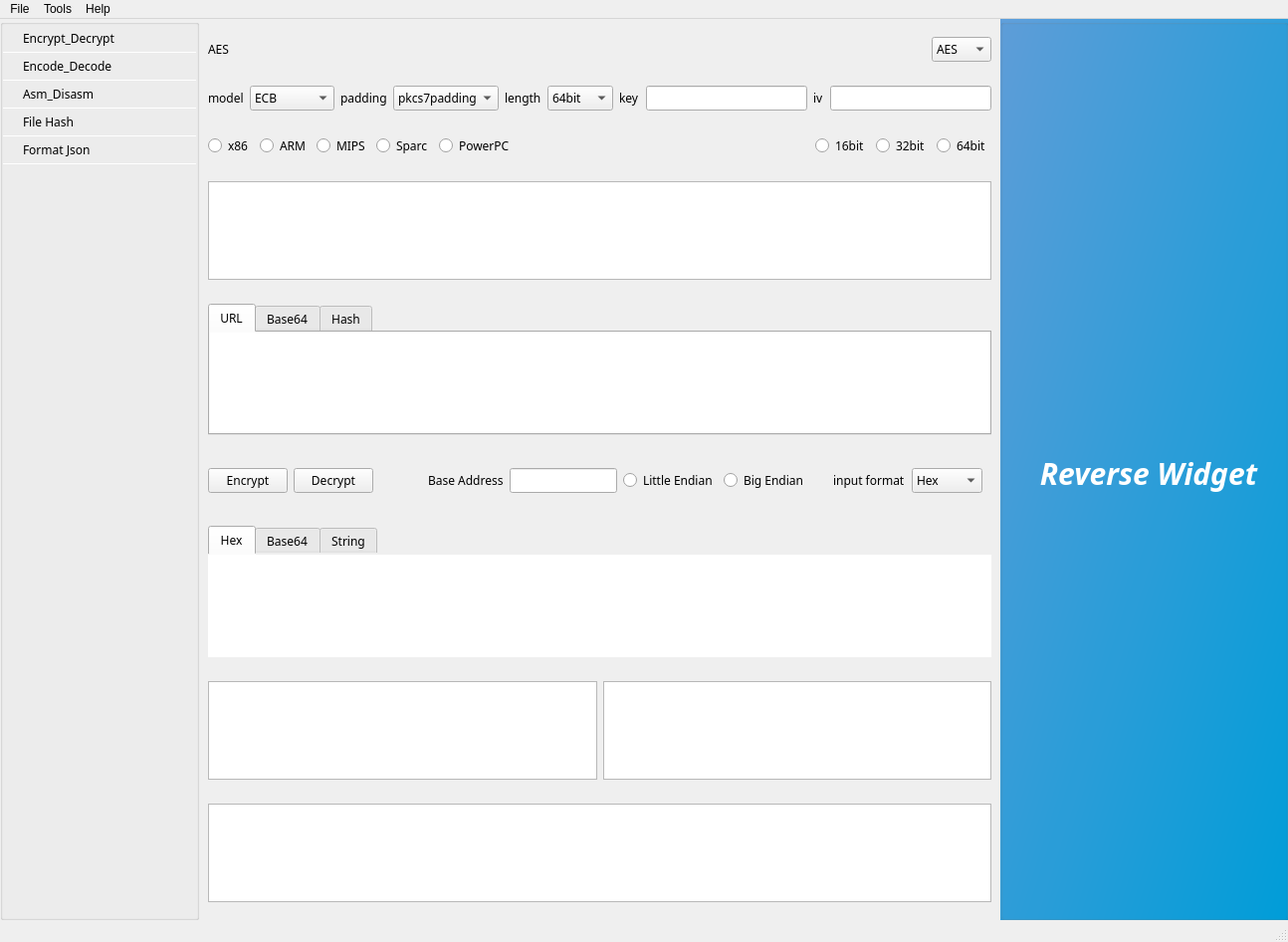
<?xml version="1.0" encoding="UTF-8"?>
<ui version="4.0">
 <class>MainWindow</class>
 <widget class="QMainWindow" name="MainWindow">
  <property name="windowModality">
   <enum>Qt::NonModal</enum>
  </property>
  <property name="enabled">
   <bool>true</bool>
  </property>
  <property name="geometry">
   <rect>
    <x>0</x>
    <y>0</y>
    <width>1294</width>
    <height>946</height>
   </rect>
  </property>
  <property name="baseSize">
   <size>
    <width>0</width>
    <height>0</height>
   </size>
  </property>
  <property name="windowTitle">
   <string>Reverse Widget</string>
  </property>
  <property name="windowIcon">
   <iconset>
    <normaloff>resources/pictures/hacker.png</normaloff>resources/pictures/hacker.png</iconset>
  </property>
  <property name="layoutDirection">
   <enum>Qt::LeftToRight</enum>
  </property>
  <property name="autoFillBackground">
   <bool>false</bool>
  </property>
  <widget class="QWidget" name="centralwidget">
   <property name="font">
    <font>
     <family>微软雅黑</family>
    </font>
   </property>
   <layout class="QHBoxLayout" name="horizontalLayout">
    <property name="spacing">
     <number>0</number>
    </property>
    <property name="leftMargin">
     <number>0</number>
    </property>
    <property name="topMargin">
     <number>0</number>
    </property>
    <property name="rightMargin">
     <number>0</number>
    </property>
    <property name="bottomMargin">
     <number>0</number>
    </property>
    <item>
     <widget class="QGroupBox" name="gridGroupBox">
      <property name="minimumSize">
       <size>
        <width>200</width>
        <height>0</height>
       </size>
      </property>
      <property name="maximumSize">
       <size>
        <width>400</width>
        <height>16777215</height>
       </size>
      </property>
      <property name="font">
       <font>
        <family>微软雅黑</family>
       </font>
      </property>
      <property name="styleSheet">
       <string notr="true">QPushButton{
	text-align:left;
    text-decoration:none;
    /* background:#ffffff; */
    /* color:#000000; */

    padding: 5px 10px 5px 20px;
    font-weight:light;
    border-radius:0px;
	border:2px solid #ffffff;
	border-top-width: 0px;
	border-bottom-width: 1px;
	border-left-width: 0px;
	border-right-width: 0px;
}
QPushButton::checked,QToolButton::checked{
	background-image: url(&quot;ui/resources/pictures/blue_menu.png&quot;);
	color:#ffffff;
	font-weight: bold;
}</string>
      </property>
      <property name="flat">
       <bool>false</bool>
      </property>
      <layout class="QVBoxLayout" name="verticalLayout_2">
       <property name="spacing">
        <number>0</number>
       </property>
       <property name="leftMargin">
        <number>0</number>
       </property>
       <property name="topMargin">
        <number>0</number>
       </property>
       <property name="rightMargin">
        <number>0</number>
       </property>
       <property name="bottomMargin">
        <number>0</number>
       </property>
       <item>
        <widget class="QPushButton" name="cryptButton">
         <property name="font">
          <font>
           <family>微软雅黑</family>
           <underline>false</underline>
           <strikeout>false</strikeout>
          </font>
         </property>
         <property name="focusPolicy">
          <enum>Qt::NoFocus</enum>
         </property>
         <property name="layoutDirection">
          <enum>Qt::LeftToRight</enum>
         </property>
         <property name="styleSheet">
          <string notr="true"/>
         </property>
         <property name="text">
          <string>Encrypt_Decrypt</string>
         </property>
         <property name="icon">
          <iconset>
           <normaloff>resources/pictures/encrypt.png</normaloff>resources/pictures/encrypt.png</iconset>
         </property>
         <property name="iconSize">
          <size>
           <width>35</width>
           <height>35</height>
          </size>
         </property>
         <property name="checkable">
          <bool>true</bool>
         </property>
         <property name="autoExclusive">
          <bool>true</bool>
         </property>
        </widget>
       </item>
       <item>
        <widget class="QPushButton" name="codeButton">
         <property name="font">
          <font>
           <family>微软雅黑</family>
           <underline>false</underline>
           <strikeout>false</strikeout>
          </font>
         </property>
         <property name="focusPolicy">
          <enum>Qt::NoFocus</enum>
         </property>
         <property name="styleSheet">
          <string notr="true"/>
         </property>
         <property name="text">
          <string>Encode_Decode</string>
         </property>
         <property name="icon">
          <iconset>
           <normaloff>resources/pictures/code.png</normaloff>resources/pictures/code.png</iconset>
         </property>
         <property name="iconSize">
          <size>
           <width>35</width>
           <height>35</height>
          </size>
         </property>
         <property name="checkable">
          <bool>true</bool>
         </property>
         <property name="autoExclusive">
          <bool>true</bool>
         </property>
        </widget>
       </item>
       <item>
        <widget class="QPushButton" name="asmButton">
         <property name="font">
          <font>
           <family>微软雅黑</family>
           <underline>false</underline>
           <strikeout>false</strikeout>
          </font>
         </property>
         <property name="focusPolicy">
          <enum>Qt::NoFocus</enum>
         </property>
         <property name="styleSheet">
          <string notr="true"/>
         </property>
         <property name="text">
          <string>Asm_Disasm</string>
         </property>
         <property name="icon">
          <iconset>
           <normaloff>resources/pictures/asm.png</normaloff>resources/pictures/asm.png</iconset>
         </property>
         <property name="iconSize">
          <size>
           <width>35</width>
           <height>35</height>
          </size>
         </property>
         <property name="checkable">
          <bool>true</bool>
         </property>
         <property name="autoExclusive">
          <bool>true</bool>
         </property>
         <property name="autoRepeatDelay">
          <number>300</number>
         </property>
         <property name="autoRepeatInterval">
          <number>100</number>
         </property>
        </widget>
       </item>
       <item>
        <widget class="QPushButton" name="hashButton">
         <property name="font">
          <font>
           <family>微软雅黑</family>
           <underline>false</underline>
           <strikeout>false</strikeout>
          </font>
         </property>
         <property name="focusPolicy">
          <enum>Qt::NoFocus</enum>
         </property>
         <property name="text">
          <string>File Hash</string>
         </property>
         <property name="icon">
          <iconset>
           <normaloff>resources/pictures/md5.png</normaloff>resources/pictures/md5.png</iconset>
         </property>
         <property name="iconSize">
          <size>
           <width>35</width>
           <height>35</height>
          </size>
         </property>
         <property name="checkable">
          <bool>true</bool>
         </property>
         <property name="autoExclusive">
          <bool>true</bool>
         </property>
        </widget>
       </item>
       <item>
        <widget class="QPushButton" name="formatButton">
         <property name="font">
          <font>
           <family>微软雅黑</family>
           <underline>false</underline>
           <strikeout>false</strikeout>
          </font>
         </property>
         <property name="focusPolicy">
          <enum>Qt::NoFocus</enum>
         </property>
         <property name="text">
          <string>Format Json</string>
         </property>
         <property name="icon">
          <iconset>
           <normaloff>resources/pictures/json-file.png</normaloff>resources/pictures/json-file.png</iconset>
         </property>
         <property name="iconSize">
          <size>
           <width>35</width>
           <height>35</height>
          </size>
         </property>
         <property name="checkable">
          <bool>true</bool>
         </property>
         <property name="autoExclusive">
          <bool>true</bool>
         </property>
        </widget>
       </item>
       <item>
        <spacer name="verticalSpacer_3">
         <property name="orientation">
          <enum>Qt::Vertical</enum>
         </property>
         <property name="sizeHint" stdset="0">
          <size>
           <width>20</width>
           <height>40</height>
          </size>
         </property>
        </spacer>
       </item>
      </layout>
     </widget>
    </item>
    <item>
     <widget class="QGroupBox" name="formGroupBox">
      <property name="font">
       <font>
        <family>微软雅黑</family>
       </font>
      </property>
      <property name="styleSheet">
       <string notr="true">QGroupBox {
	border: 0px;
}</string>
      </property>
      <layout class="QVBoxLayout" name="verticalLayout">
       <property name="leftMargin">
        <number>0</number>
       </property>
       <property name="rightMargin">
        <number>0</number>
       </property>
       <item>
        <widget class="QGroupBox" name="cryptGroupBox">
         <property name="title">
          <string/>
         </property>
         <property name="flat">
          <bool>false</bool>
         </property>
         <layout class="QHBoxLayout" name="horizontalLayout_4">
          <item>
           <widget class="QLabel" name="nameLable">
            <property name="font">
             <font>
              <family>微软雅黑</family>
             </font>
            </property>
            <property name="text">
             <string>AES</string>
            </property>
           </widget>
          </item>
          <item>
           <spacer name="horizontalSpacer_2">
            <property name="orientation">
             <enum>Qt::Horizontal</enum>
            </property>
            <property name="sizeHint" stdset="0">
             <size>
              <width>40</width>
              <height>20</height>
             </size>
            </property>
           </spacer>
          </item>
          <item>
           <widget class="QComboBox" name="choiceAlgorithm">
            <property name="font">
             <font>
              <family>微软雅黑</family>
             </font>
            </property>
            <item>
             <property name="text">
              <string>AES</string>
             </property>
            </item>
            <item>
             <property name="text">
              <string>DES</string>
             </property>
            </item>
            <item>
             <property name="text">
              <string>3DES</string>
             </property>
            </item>
            <item>
             <property name="text">
              <string>RC2</string>
             </property>
            </item>
           </widget>
          </item>
         </layout>
        </widget>
       </item>
       <item>
        <widget class="QGroupBox" name="cryptGroupBox2">
         <property name="title">
          <string/>
         </property>
         <layout class="QHBoxLayout" name="horizontalLayout_2">
          <item>
           <widget class="QLabel" name="patternLabel">
            <property name="font">
             <font>
              <family>微软雅黑</family>
             </font>
            </property>
            <property name="text">
             <string>model</string>
            </property>
           </widget>
          </item>
          <item>
           <widget class="QComboBox" name="modelComboBox">
            <property name="font">
             <font>
              <family>微软雅黑</family>
             </font>
            </property>
            <item>
             <property name="text">
              <string>ECB</string>
             </property>
            </item>
            <item>
             <property name="text">
              <string>CBC</string>
             </property>
            </item>
            <item>
             <property name="text">
              <string>CFB</string>
             </property>
            </item>
            <item>
             <property name="text">
              <string>Other</string>
             </property>
            </item>
            <item>
             <property name="text">
              <string>OFB</string>
             </property>
            </item>
            <item>
             <property name="text">
              <string>CTR</string>
             </property>
            </item>
            <item>
             <property name="text">
              <string>OPENPGP</string>
             </property>
            </item>
            <item>
             <property name="text">
              <string>CCM</string>
             </property>
            </item>
            <item>
             <property name="text">
              <string>EAX</string>
             </property>
            </item>
            <item>
             <property name="text">
              <string>SIV</string>
             </property>
            </item>
            <item>
             <property name="text">
              <string>GCM</string>
             </property>
            </item>
            <item>
             <property name="text">
              <string>OCB</string>
             </property>
            </item>
           </widget>
          </item>
          <item>
           <widget class="QLabel" name="paddingLabel">
            <property name="font">
             <font>
              <family>微软雅黑</family>
             </font>
            </property>
            <property name="text">
             <string>padding</string>
            </property>
           </widget>
          </item>
          <item>
           <widget class="QComboBox" name="paddingComboBox">
            <property name="font">
             <font>
              <family>微软雅黑</family>
             </font>
            </property>
            <item>
             <property name="text">
              <string>pkcs7padding</string>
             </property>
            </item>
            <item>
             <property name="text">
              <string>iso7816</string>
             </property>
            </item>
            <item>
             <property name="text">
              <string>ansix923</string>
             </property>
            </item>
           </widget>
          </item>
          <item>
           <widget class="QLabel" name="keyLabel_2">
            <property name="font">
             <font>
              <family>微软雅黑</family>
             </font>
            </property>
            <property name="text">
             <string>length</string>
            </property>
           </widget>
          </item>
          <item>
           <widget class="QComboBox" name="keySizeComboBox">
            <property name="font">
             <font>
              <family>微软雅黑</family>
             </font>
            </property>
            <item>
             <property name="text">
              <string>64bit</string>
             </property>
            </item>
            <item>
             <property name="text">
              <string>128bit</string>
             </property>
            </item>
            <item>
             <property name="text">
              <string>192bit</string>
             </property>
            </item>
            <item>
             <property name="text">
              <string>256bit</string>
             </property>
            </item>
           </widget>
          </item>
          <item>
           <widget class="QLabel" name="keyLabel">
            <property name="font">
             <font>
              <family>微软雅黑</family>
             </font>
            </property>
            <property name="text">
             <string>key</string>
            </property>
           </widget>
          </item>
          <item>
           <widget class="QLineEdit" name="lineEdit">
            <property name="font">
             <font>
              <family>微软雅黑</family>
             </font>
            </property>
           </widget>
          </item>
          <item>
           <widget class="QLabel" name="ivLabel">
            <property name="font">
             <font>
              <family>微软雅黑</family>
             </font>
            </property>
            <property name="text">
             <string>iv</string>
            </property>
           </widget>
          </item>
          <item>
           <widget class="QLineEdit" name="lineEdit_2">
            <property name="font">
             <font>
              <family>微软雅黑</family>
             </font>
            </property>
           </widget>
          </item>
         </layout>
        </widget>
       </item>
       <item>
        <widget class="QGroupBox" name="asmGroupBox">
         <property name="inputMethodHints">
          <set>Qt::ImhNone</set>
         </property>
         <property name="title">
          <string/>
         </property>
         <layout class="QHBoxLayout" name="horizontalLayout_10">
          <property name="leftMargin">
           <number>9</number>
          </property>
          <property name="topMargin">
           <number>9</number>
          </property>
          <property name="rightMargin">
           <number>9</number>
          </property>
          <property name="bottomMargin">
           <number>9</number>
          </property>
          <item>
           <widget class="QGroupBox" name="archGroupBox">
            <property name="font">
             <font>
              <family>微软雅黑</family>
             </font>
            </property>
            <property name="title">
             <string/>
            </property>
            <layout class="QHBoxLayout" name="horizontalLayout_11">
             <property name="leftMargin">
              <number>0</number>
             </property>
             <property name="topMargin">
              <number>0</number>
             </property>
             <property name="rightMargin">
              <number>0</number>
             </property>
             <property name="bottomMargin">
              <number>0</number>
             </property>
             <item>
              <widget class="QRadioButton" name="x86Button">
               <property name="font">
                <font>
                 <family>微软雅黑</family>
                </font>
               </property>
               <property name="text">
                <string>x86</string>
               </property>
              </widget>
             </item>
             <item>
              <widget class="QRadioButton" name="armButton">
               <property name="font">
                <font>
                 <family>微软雅黑</family>
                </font>
               </property>
               <property name="text">
                <string>ARM</string>
               </property>
              </widget>
             </item>
             <item>
              <widget class="QRadioButton" name="mipsButton">
               <property name="font">
                <font>
                 <family>微软雅黑</family>
                </font>
               </property>
               <property name="text">
                <string>MIPS</string>
               </property>
              </widget>
             </item>
             <item>
              <widget class="QRadioButton" name="sparcButton">
               <property name="font">
                <font>
                 <family>微软雅黑</family>
                </font>
               </property>
               <property name="text">
                <string>Sparc</string>
               </property>
              </widget>
             </item>
             <item>
              <widget class="QRadioButton" name="powerPcButton">
               <property name="font">
                <font>
                 <family>微软雅黑</family>
                </font>
               </property>
               <property name="text">
                <string>PowerPC</string>
               </property>
              </widget>
             </item>
            </layout>
           </widget>
          </item>
          <item>
           <spacer name="horizontalSpacer_3">
            <property name="orientation">
             <enum>Qt::Horizontal</enum>
            </property>
            <property name="sizeHint" stdset="0">
             <size>
              <width>40</width>
              <height>20</height>
             </size>
            </property>
           </spacer>
          </item>
          <item>
           <widget class="QGroupBox" name="modeGroupBox">
            <property name="title">
             <string/>
            </property>
            <layout class="QHBoxLayout" name="horizontalLayout_12">
             <property name="leftMargin">
              <number>0</number>
             </property>
             <property name="topMargin">
              <number>0</number>
             </property>
             <property name="rightMargin">
              <number>0</number>
             </property>
             <property name="bottomMargin">
              <number>0</number>
             </property>
             <item>
              <widget class="QRadioButton" name="mode16Button">
               <property name="font">
                <font>
                 <family>微软雅黑</family>
                </font>
               </property>
               <property name="text">
                <string>16bit</string>
               </property>
              </widget>
             </item>
             <item>
              <widget class="QRadioButton" name="mode32Button">
               <property name="font">
                <font>
                 <family>微软雅黑</family>
                </font>
               </property>
               <property name="text">
                <string>32bit</string>
               </property>
              </widget>
             </item>
             <item>
              <widget class="QRadioButton" name="mode64Button">
               <property name="font">
                <font>
                 <family>微软雅黑</family>
                </font>
               </property>
               <property name="text">
                <string>64bit</string>
               </property>
              </widget>
             </item>
            </layout>
           </widget>
          </item>
         </layout>
        </widget>
       </item>
       <item>
        <widget class="QGroupBox" name="inputGroupBox">
         <property name="title">
          <string/>
         </property>
         <layout class="QHBoxLayout" name="horizontalLayout_5">
          <item>
           <widget class="QPlainTextEdit" name="inputData">
            <property name="font">
             <font>
              <family>微软雅黑</family>
             </font>
            </property>
           </widget>
          </item>
         </layout>
        </widget>
       </item>
       <item>
        <widget class="QGroupBox" name="codeGroupBox">
         <property name="title">
          <string/>
         </property>
         <layout class="QHBoxLayout" name="horizontalLayout_16">
          <item>
           <widget class="QTabWidget" name="tabWidget_2">
            <property name="font">
             <font>
              <family>微软雅黑</family>
             </font>
            </property>
            <property name="styleSheet">
             <string notr="true"/>
            </property>
            <property name="currentIndex">
             <number>0</number>
            </property>
            <widget class="QWidget" name="urlTab">
             <property name="styleSheet">
              <string notr="true">border: 0px;</string>
             </property>
             <attribute name="title">
              <string>URL</string>
             </attribute>
             <layout class="QHBoxLayout" name="horizontalLayout_17">
              <property name="spacing">
               <number>0</number>
              </property>
              <property name="leftMargin">
               <number>0</number>
              </property>
              <property name="topMargin">
               <number>0</number>
              </property>
              <property name="rightMargin">
               <number>0</number>
              </property>
              <property name="bottomMargin">
               <number>0</number>
              </property>
              <item>
               <widget class="QTextEdit" name="urlTabText">
                <property name="font">
                 <font>
                  <family>微软雅黑</family>
                 </font>
                </property>
                <property name="styleSheet">
                 <string notr="true"/>
                </property>
                <property name="lineWidth">
                 <number>0</number>
                </property>
                <property name="cursorWidth">
                 <number>1</number>
                </property>
               </widget>
              </item>
             </layout>
            </widget>
            <widget class="QWidget" name="base64Tab_2">
             <property name="font">
              <font>
               <family>微软雅黑</family>
              </font>
             </property>
             <property name="styleSheet">
              <string notr="true">border: 0px;</string>
             </property>
             <attribute name="title">
              <string>Base64</string>
             </attribute>
             <layout class="QHBoxLayout" name="horizontalLayout_18">
              <property name="spacing">
               <number>0</number>
              </property>
              <property name="leftMargin">
               <number>0</number>
              </property>
              <property name="topMargin">
               <number>0</number>
              </property>
              <property name="rightMargin">
               <number>0</number>
              </property>
              <property name="bottomMargin">
               <number>0</number>
              </property>
              <item>
               <widget class="QTextEdit" name="base64TabText">
                <property name="font">
                 <font>
                  <family>微软雅黑</family>
                 </font>
                </property>
               </widget>
              </item>
             </layout>
            </widget>
            <widget class="QWidget" name="hashTab">
             <property name="font">
              <font>
               <family>微软雅黑</family>
              </font>
             </property>
             <property name="styleSheet">
              <string notr="true">border: 0px;</string>
             </property>
             <attribute name="title">
              <string>Hash</string>
             </attribute>
             <layout class="QHBoxLayout" name="horizontalLayout_20">
              <property name="leftMargin">
               <number>0</number>
              </property>
              <property name="topMargin">
               <number>0</number>
              </property>
              <property name="rightMargin">
               <number>0</number>
              </property>
              <property name="bottomMargin">
               <number>0</number>
              </property>
              <item>
               <widget class="QTextEdit" name="hashTabText">
                <property name="font">
                 <font>
                  <family>微软雅黑</family>
                 </font>
                </property>
               </widget>
              </item>
             </layout>
            </widget>
           </widget>
          </item>
         </layout>
        </widget>
       </item>
       <item>
        <widget class="QGroupBox" name="outputButtonBox">
         <property name="title">
          <string/>
         </property>
         <layout class="QHBoxLayout" name="horizontalLayout_3">
          <item>
           <widget class="QPushButton" name="outputButton_1">
            <property name="font">
             <font>
              <family>微软雅黑</family>
             </font>
            </property>
            <property name="text">
             <string>Encrypt</string>
            </property>
           </widget>
          </item>
          <item>
           <widget class="QPushButton" name="outputButton_2">
            <property name="font">
             <font>
              <family>微软雅黑</family>
             </font>
            </property>
            <property name="text">
             <string>Decrypt</string>
            </property>
           </widget>
          </item>
          <item>
           <spacer name="horizontalSpacer">
            <property name="orientation">
             <enum>Qt::Horizontal</enum>
            </property>
            <property name="sizeHint" stdset="0">
             <size>
              <width>40</width>
              <height>20</height>
             </size>
            </property>
           </spacer>
          </item>
          <item>
           <widget class="QGroupBox" name="asmEndian">
            <property name="title">
             <string/>
            </property>
            <layout class="QHBoxLayout" name="horizontalLayout_14">
             <item>
              <widget class="QLabel" name="label_2">
               <property name="font">
                <font>
                 <family>微软雅黑</family>
                </font>
               </property>
               <property name="text">
                <string>Base Address</string>
               </property>
              </widget>
             </item>
             <item>
              <widget class="QLineEdit" name="lineEditBaseAddr">
               <property name="font">
                <font>
                 <family>微软雅黑</family>
                </font>
               </property>
              </widget>
             </item>
             <item>
              <layout class="QHBoxLayout" name="horizontalLayout_21"/>
             </item>
             <item>
              <widget class="QRadioButton" name="littleButton">
               <property name="font">
                <font>
                 <family>微软雅黑</family>
                </font>
               </property>
               <property name="text">
                <string>Little Endian</string>
               </property>
              </widget>
             </item>
             <item>
              <widget class="QRadioButton" name="bigButton">
               <property name="font">
                <font>
                 <family>微软雅黑</family>
                </font>
               </property>
               <property name="text">
                <string>Big Endian</string>
               </property>
              </widget>
             </item>
            </layout>
           </widget>
          </item>
          <item>
           <widget class="QGroupBox" name="cryptInputBox">
            <property name="title">
             <string/>
            </property>
            <layout class="QHBoxLayout" name="horizontalLayout_15">
             <item>
              <widget class="QLabel" name="formatLabel">
               <property name="font">
                <font>
                 <family>微软雅黑</family>
                </font>
               </property>
               <property name="text">
                <string>input format</string>
               </property>
              </widget>
             </item>
             <item>
              <widget class="QComboBox" name="inputComboBox">
               <property name="font">
                <font>
                 <family>微软雅黑</family>
                </font>
               </property>
               <item>
                <property name="text">
                 <string>Hex</string>
                </property>
               </item>
               <item>
                <property name="text">
                 <string>Base64</string>
                </property>
               </item>
               <item>
                <property name="text">
                 <string>String</string>
                </property>
               </item>
              </widget>
             </item>
            </layout>
           </widget>
          </item>
         </layout>
        </widget>
       </item>
       <item>
        <widget class="QGroupBox" name="outputCryptBox">
         <property name="title">
          <string/>
         </property>
         <layout class="QHBoxLayout" name="horizontalLayout_6">
          <item>
           <widget class="QTabWidget" name="tabWidget">
            <property name="font">
             <font>
              <family>微软雅黑</family>
             </font>
            </property>
            <property name="styleSheet">
             <string notr="true">border: 0px;</string>
            </property>
            <property name="currentIndex">
             <number>0</number>
            </property>
            <widget class="QWidget" name="hexTab">
             <property name="styleSheet">
              <string notr="true">border: 0px;</string>
             </property>
             <attribute name="title">
              <string>Hex</string>
             </attribute>
             <layout class="QHBoxLayout" name="horizontalLayout_7">
              <property name="spacing">
               <number>0</number>
              </property>
              <property name="leftMargin">
               <number>0</number>
              </property>
              <property name="topMargin">
               <number>0</number>
              </property>
              <property name="rightMargin">
               <number>0</number>
              </property>
              <property name="bottomMargin">
               <number>0</number>
              </property>
              <item>
               <widget class="QTextBrowser" name="hexText">
                <property name="font">
                 <font>
                  <family>微软雅黑</family>
                 </font>
                </property>
               </widget>
              </item>
             </layout>
            </widget>
            <widget class="QWidget" name="base64Tab">
             <attribute name="title">
              <string>Base64</string>
             </attribute>
             <layout class="QHBoxLayout" name="horizontalLayout_8">
              <property name="spacing">
               <number>0</number>
              </property>
              <property name="leftMargin">
               <number>0</number>
              </property>
              <property name="topMargin">
               <number>0</number>
              </property>
              <property name="rightMargin">
               <number>0</number>
              </property>
              <property name="bottomMargin">
               <number>0</number>
              </property>
              <item>
               <widget class="QTextBrowser" name="base64Text"/>
              </item>
             </layout>
            </widget>
            <widget class="QWidget" name="stringTab">
             <property name="styleSheet">
              <string notr="true">border: 0px;</string>
             </property>
             <attribute name="title">
              <string>String</string>
             </attribute>
             <layout class="QHBoxLayout" name="horizontalLayout_9">
              <property name="spacing">
               <number>0</number>
              </property>
              <property name="leftMargin">
               <number>0</number>
              </property>
              <property name="topMargin">
               <number>0</number>
              </property>
              <property name="rightMargin">
               <number>0</number>
              </property>
              <property name="bottomMargin">
               <number>0</number>
              </property>
              <item>
               <widget class="QTextBrowser" name="stringText"/>
              </item>
             </layout>
            </widget>
           </widget>
          </item>
         </layout>
        </widget>
       </item>
       <item>
        <widget class="QGroupBox" name="outputAsmBox">
         <property name="title">
          <string/>
         </property>
         <layout class="QHBoxLayout" name="horizontalLayout_13">
          <item>
           <widget class="QTextBrowser" name="outputAsmHex">
            <property name="font">
             <font>
              <family>微软雅黑</family>
             </font>
            </property>
           </widget>
          </item>
          <item>
           <widget class="QTextBrowser" name="outputAsmEscaped">
            <property name="font">
             <font>
              <family>微软雅黑</family>
             </font>
            </property>
           </widget>
          </item>
         </layout>
        </widget>
       </item>
       <item>
        <widget class="QGroupBox" name="codeOutputGroupBox">
         <property name="title">
          <string/>
         </property>
         <layout class="QHBoxLayout" name="horizontalLayout_19">
          <item>
           <widget class="QTextBrowser" name="codeOutput">
            <property name="font">
             <font>
              <family>微软雅黑</family>
             </font>
            </property>
           </widget>
          </item>
         </layout>
        </widget>
       </item>
      </layout>
     </widget>
    </item>
    <item>
     <widget class="QGroupBox" name="welcomeGroupBox">
      <property name="styleSheet">
       <string notr="true">background-color: qlineargradient(spread:pad, x1:0, y1:0, x2:1, y2:1, stop:0 rgba(95, 159, 219, 255), stop:1 rgba(0, 159, 219, 255));
</string>
      </property>
      <property name="title">
       <string/>
      </property>
      <layout class="QVBoxLayout" name="verticalLayout_3">
       <property name="leftMargin">
        <number>9</number>
       </property>
       <property name="topMargin">
        <number>9</number>
       </property>
       <property name="rightMargin">
        <number>0</number>
       </property>
       <property name="bottomMargin">
        <number>0</number>
       </property>
       <item>
        <spacer name="verticalSpacer">
         <property name="orientation">
          <enum>Qt::Vertical</enum>
         </property>
         <property name="sizeHint" stdset="0">
          <size>
           <width>20</width>
           <height>40</height>
          </size>
         </property>
        </spacer>
       </item>
       <item>
        <widget class="QLabel" name="label">
         <property name="styleSheet">
          <string notr="true">color:#ffffff;
font-weight: bold;
font-family:Microsoft YaHei;
font-size: 30px;
font-style: italic;

background-color: transparent;</string>
         </property>
         <property name="text">
          <string>Reverse Widget</string>
         </property>
         <property name="alignment">
          <set>Qt::AlignCenter</set>
         </property>
        </widget>
       </item>
       <item>
        <widget class="QTextBrowser" name="paddingText">
         <property name="styleSheet">
          <string notr="true"> border:0px;
background-color: transparent;</string>
         </property>
         <property name="lineWidth">
          <number>0</number>
         </property>
        </widget>
       </item>
      </layout>
     </widget>
    </item>
   </layout>
  </widget>
  <widget class="QMenuBar" name="menubar">
   <property name="geometry">
    <rect>
     <x>0</x>
     <y>0</y>
     <width>1294</width>
     <height>26</height>
    </rect>
   </property>
   <widget class="QMenu" name="menu">
    <property name="title">
     <string>File</string>
    </property>
    <widget class="QMenu" name="menuLanguage">
     <property name="title">
      <string>Language</string>
     </property>
     <addaction name="actionEnglish"/>
     <addaction name="actionChinese"/>
    </widget>
    <addaction name="actionOpen"/>
    <addaction name="separator"/>
    <addaction name="menuLanguage"/>
    <addaction name="actionFont"/>
   </widget>
   <widget class="QMenu" name="menuHelp">
    <property name="title">
     <string>Help</string>
    </property>
    <addaction name="actionAbout"/>
   </widget>
   <widget class="QMenu" name="menuTools">
    <property name="title">
     <string>Tools</string>
    </property>
    <addaction name="actionAppChecker"/>
   </widget>
   <addaction name="menu"/>
   <addaction name="menuTools"/>
   <addaction name="menuHelp"/>
  </widget>
  <widget class="QStatusBar" name="statusbar"/>
  <action name="actionEnglish">
   <property name="text">
    <string>English</string>
   </property>
  </action>
  <action name="actionChinese">
   <property name="text">
    <string>Chinese</string>
   </property>
  </action>
  <action name="actionAbout">
   <property name="text">
    <string>About</string>
   </property>
  </action>
  <action name="actionOpen">
   <property name="text">
    <string>Open</string>
   </property>
  </action>
  <action name="actionFont">
   <property name="text">
    <string>Font</string>
   </property>
  </action>
  <action name="actionAppChecker">
   <property name="icon">
    <iconset>
     <normaloff>resources/pictures/android.png</normaloff>resources/pictures/android.png</iconset>
   </property>
   <property name="text">
    <string>APK Checker</string>
   </property>
  </action>
 </widget>
 <resources/>
 <connections/>
</ui>
